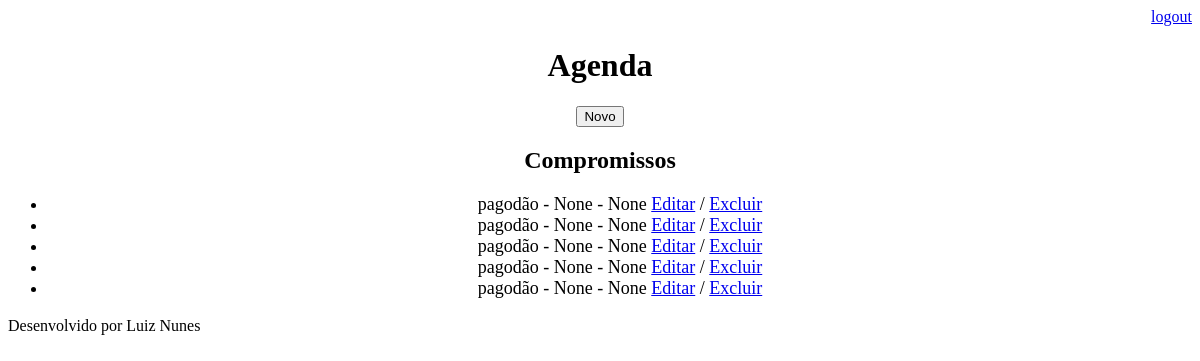
/agenda/ (signed in), run on an earlier commit of the app's database.
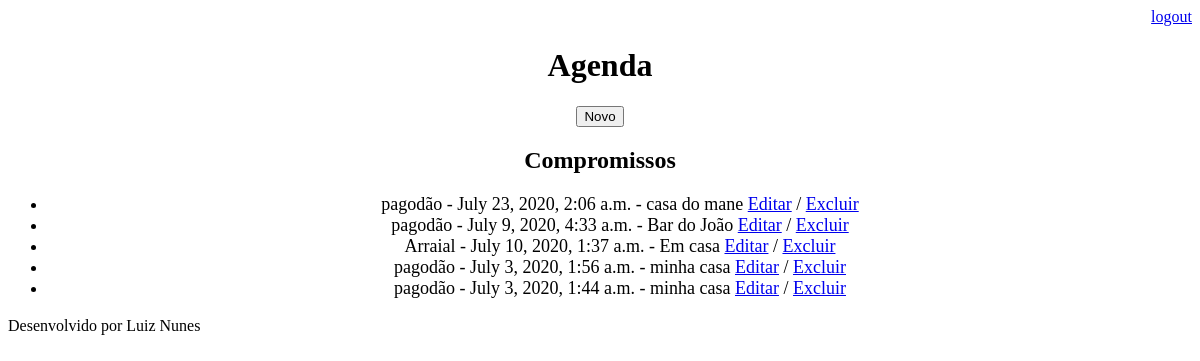
And on a later commit of the database.
### core/models.py (models this page shows, shortened)
class Evento(models.Model):
    titulo = models.CharField(max_length=200)
    descricao = models.TextField(blank=True, null=True)
    local = models.TextField(blank=True, null=True, max_length=50)
    data_evento = models.DateTimeField(verbose_name='Data do Evento', null=True)
    data_criacao = models.DateField(auto_now=True, null=True)
    usuario = models.ForeignKey(User, on_delete=models.CASCADE)
    class Meta:
        db_table = 'evento'

### core/views.py (the view)
# urls.py: path('agenda/', views.lista_eventos),
@login_required(login_url='/login/')
def lista_eventos(request):
    usuario = request.user
    evento = Evento.objects.filter(usuario=usuario)
    dados = {'eventos' : evento}
    return render(request, 'agenda.html', dados)

### template/agenda.html
{% extends "model_page.html" %}
{%block content %}
    <a href="evento/">
        <button type="submit">Novo</button>
    </a>
    <h2>Compromissos</h2>
    <ul style="font-size: 18px">
    {%for evento in eventos%}
        <li>
            {{evento.titulo}} - {{ evento.data_evento }} - {{evento.local}}
            <a href="evento/?id={{ evento.id }}">Editar</a> /
            <a href="evento/delete/{{ evento.id }}">Excluir</a>
        </li>
    {%endfor%}
    </ul>
{% endblock %}

### template/model_page.html
<!DOCTYPE html>
<html lang="en">
<head>
    {% include "model_header.html" %}
</head>
<body>
    <div align="center">
    {% block content %} {% endblock %}
    </div>
</body>
    {% include "model_footer.html" %}
</html>

### template/model_header.html (shortened to what this page needs)
<div align="right">
    <a href="/logout">logout</a>
</div>
<h1 align="center">Agenda</h1>

### template/model_footer.html
<p>Desenvolvido por Luiz Nunes</p>

What changed in the data, as far as the page shows it:
removed Evento: titulo "pagodão", data_evento "None", local "None"
removed Evento: titulo "pagodão", data_evento "None", local "None"
removed Evento: titulo "pagodão", data_evento "None", local "None"
removed Evento: titulo "pagodão", data_evento "None", local "None"
changed Evento: data_evento "None" → "July 23, 2020, 2:06 a.m."; local "None" → "casa do mane"
added Evento: titulo "pagodão", data_evento "July 9, 2020, 4:33 a.m.", local "Bar do João"
added Evento: titulo "Arraial", data_evento "July 10, 2020, 1:37 a.m.", local "Em casa"
added Evento: titulo "pagodão", data_evento "July 3, 2020, 1:56 a.m.", local "minha casa"
added Evento: titulo "pagodão", data_evento "July 3, 2020, 1:44 a.m.", local "minha casa"
